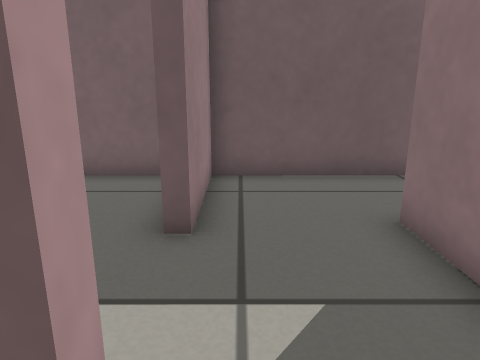
View 1 (above)

24 first-person views from a walk through a Gazebo world. The camera is 0.5 m above the floor, tilts 14° down and sees 70° across. The floor is counted in squares, 0.25 m on a side. Each view is taken from the middle of a square. On the plan, view 1 faces up. The plan holds only what a view shows up to about 18 squares ahead; the rest is blank.

View 2
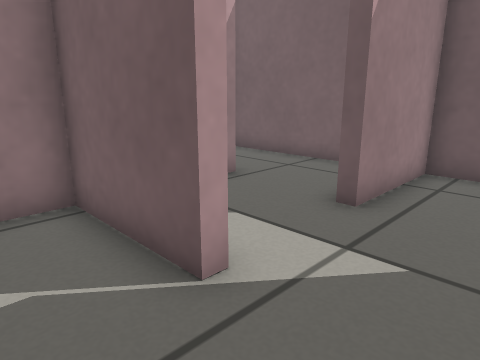

View 3
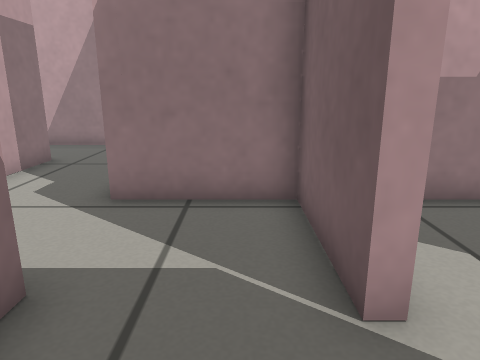

View 4
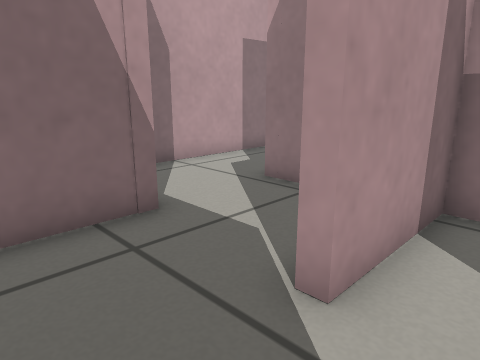

View 5
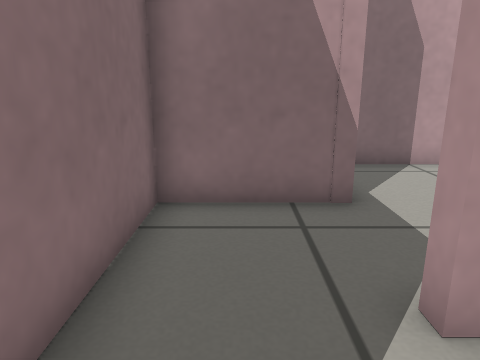

View 6
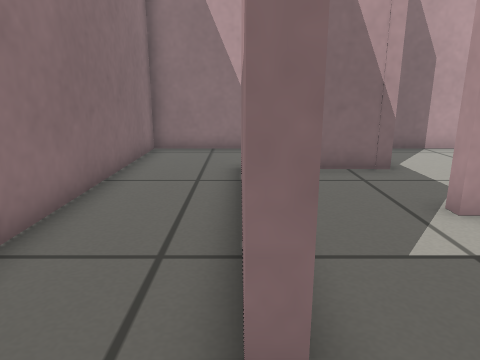

View 7
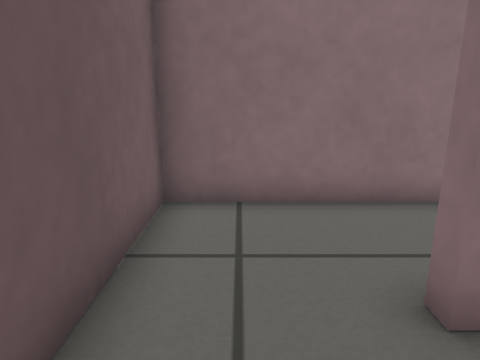

View 8
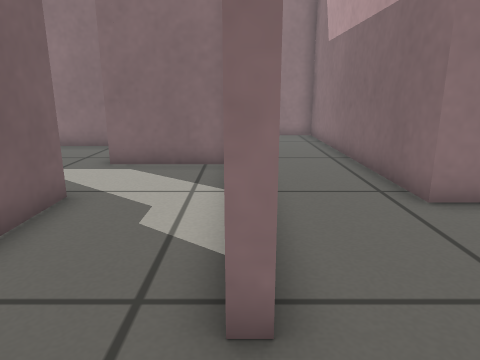

View 9
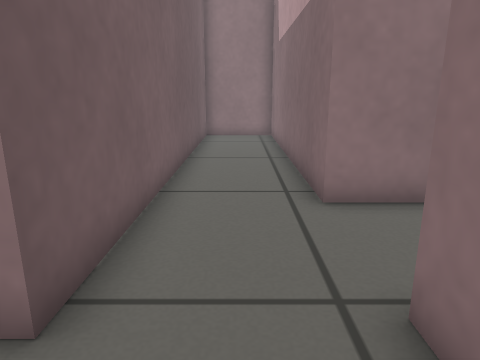

View 10
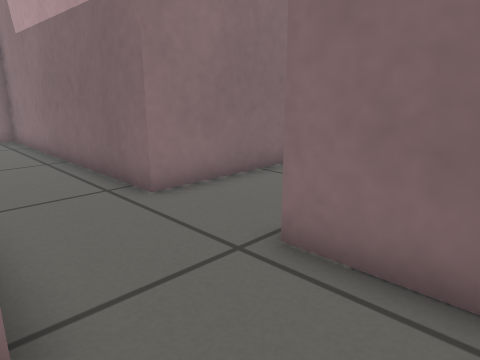

View 11
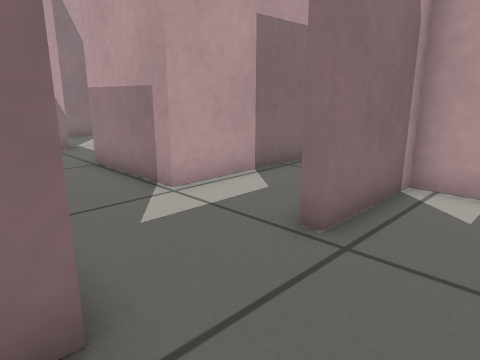

View 12
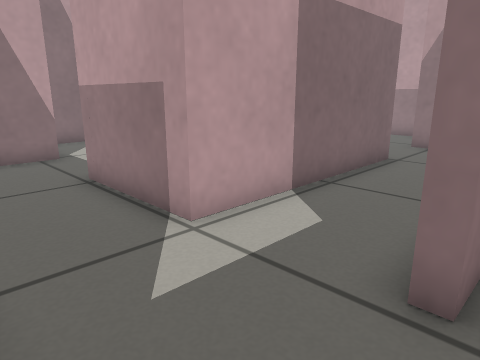

View 13
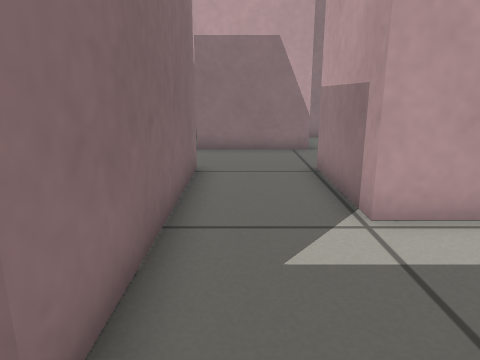

View 14
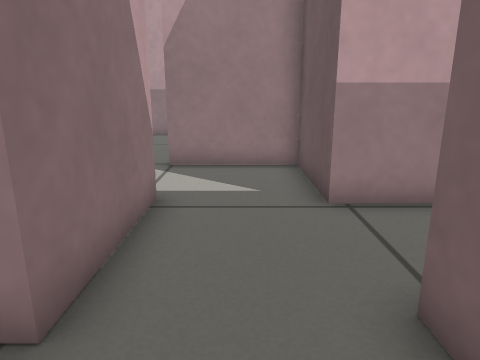

View 15
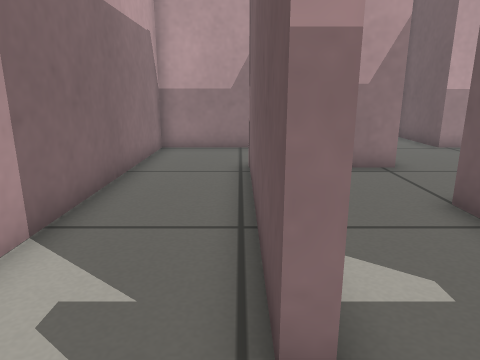

View 16
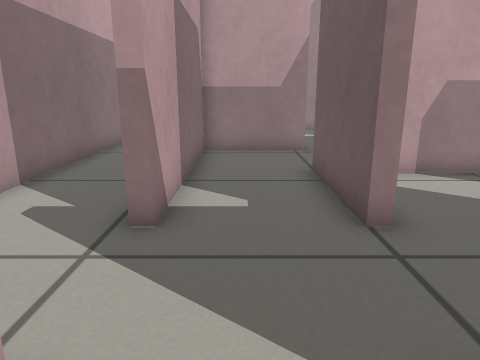

View 17
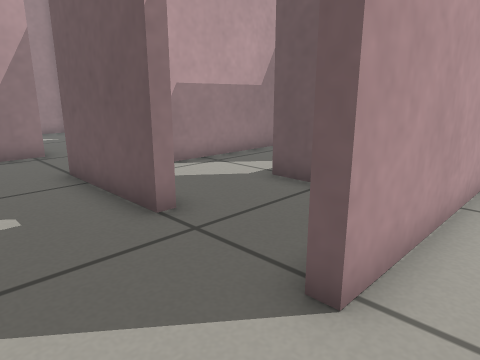

View 18
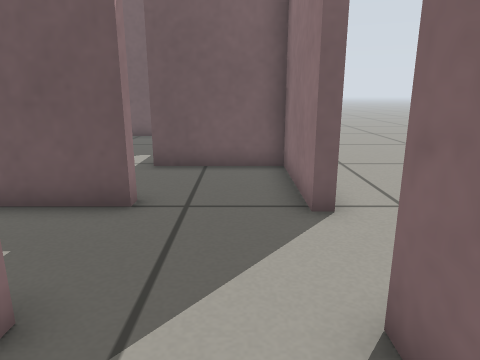

View 19
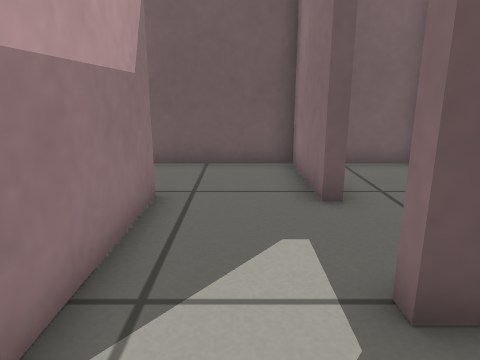

View 20
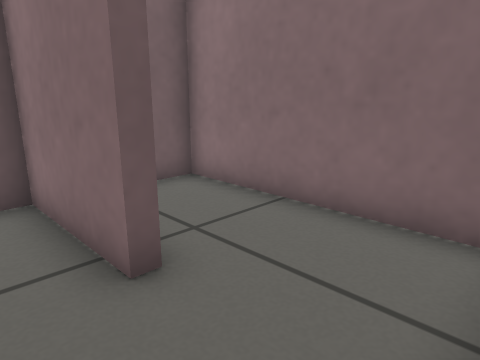

View 21
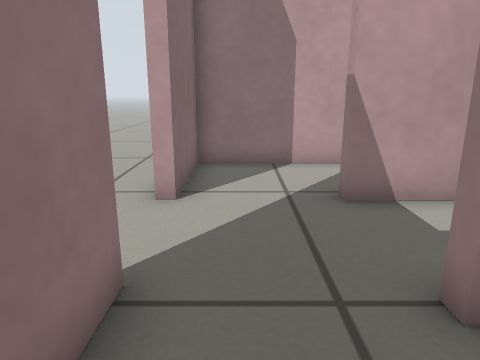

View 22
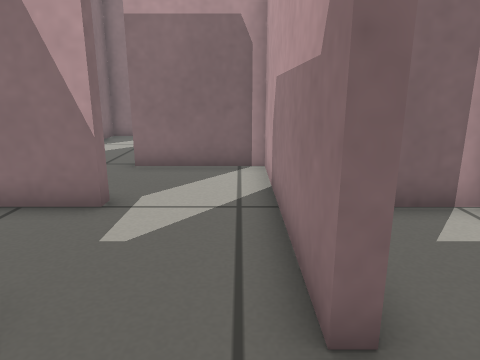

View 23
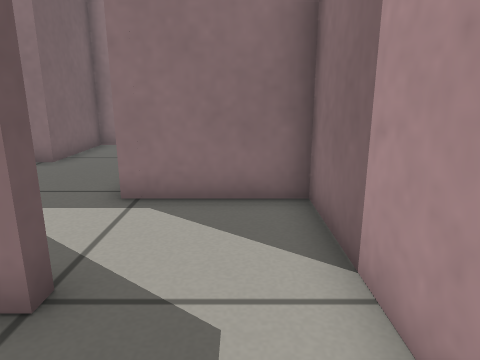

View 24
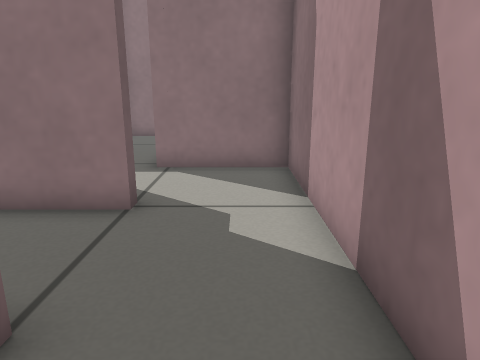

### Floor plan
Key: @ floor where view 1 was taken; # wall or solid block; . floor.
Columns run from 23 left of view 1 to 10 right of it. Each row starts with its distance up from view 1.
  9                ##############
  8                       #    ###
  7                   ....#......#
  6                   ....#......#
  5                   ##..#...#..#
  4                   # ......#..#
  3                   # ......#..#
  2                   #   #...#..#
  1                   #####...#..#
  0                   # ...@..#..#
 -1                   # ......#..#
 -2                  ###..#####..#
 -3                   #...#   #..#
 -4               ........#   ...#
 -5            #..........#   ...#
 -6            #...###############
 -7            #.................#
 -8            #.................#
 -9            #.................#
-10            ####...############
-11           ........#   ....#..#
-12       ............#   ....#..#
-13     #..#########..#  .....#..#  ..
-14   .....        #..# ..#......#  ..
-15 #...           #..# ..#......#  ..
-16 #              #..# ..#......##...
-17            #####..#####...#####...
-18            #..........#......##..
-19           .#..........#......##..
-20          ..#..........#......##.
-21         #..#..######..#####..##.
-22       ........ #  # ............
-23     #......... #  # ............
-24        #########  #########.....
-25                #...########..##.
-26                #.............# .
-27                #.............# .
-28                ############### ..
-29                                ..
-30                                ..
-31                                ...
-32                                 ..
-33                                 ..
-34                                 ..

Positions as (right, up) in squares from view 1, and headings:
1: (0, 0), facing up
2: (2, -1), facing up-left
3: (2, 0), facing left
4: (2, 3), facing down-left
5: (1, 4), facing down
6: (3, 7), facing down
7: (0, 7), facing right
8: (-11, -6), facing right
9: (-11, -8), facing right
10: (-11, -6), facing down-right
11: (-4, -7), facing down-left
12: (-5, -9), facing down-left
13: (-6, -8), facing down
14: (-2, -19), facing left
15: (5, -25), facing left
16: (8, -23), facing left
17: (8, -24), facing up-left
18: (5, -27), facing up
19: (1, -20), facing up
20: (1, -17), facing up-right
21: (5, -18), facing down
22: (0, -11), facing down
23: (-15, -23), facing right
24: (-18, -23), facing right
